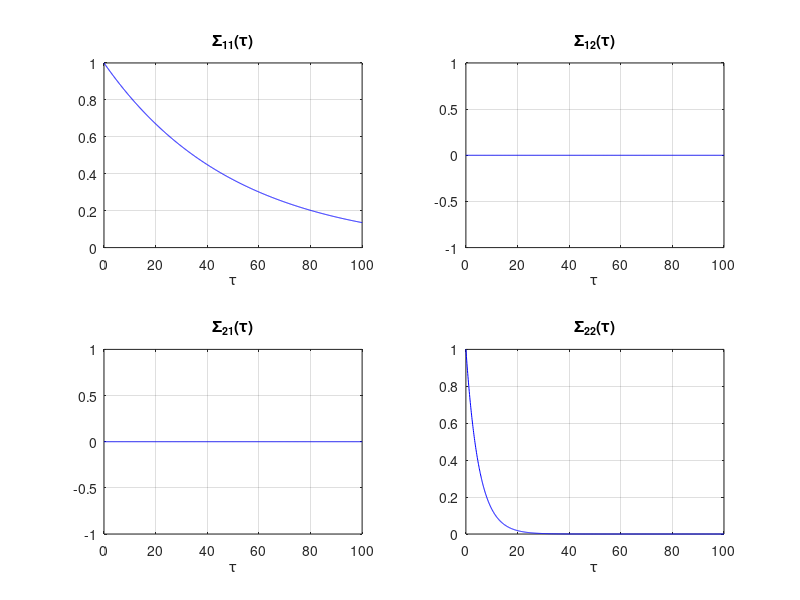

Source code (MATLAB): (Note: this script raises an error after producing the figure.)
clear; clc; %close all
rng(42);

n = 2; I = eye(n);
Sigma_w = I;
A = [-.02, 0; 0, -.2];
Sigma = lyap(A, Sigma_w);
S = 0.5 * (A * Sigma - Sigma * (A.'));

% Topology
% topology = 'Chain'; S = buildS(n, topology); % showtop(S)
% topology = 'Hub'; S2 = buildS(n, topology); % showtop(S)
% S = S + 3 * S2; showtop(S)
% S = zeros(n);

% Dynamics
% Sigma = I;
% A = (-0.5 * Sigma_w + S) / Sigma;

% % Define A
% topology = 'Random';
% S = randn(n); S = 0.5 * (S - S'); % Random skew-symmetric part
% Q = randn(n); Q = Q' * Q; % Random negative definite part
% A = -Q + S;
% Sigma = lyap(A, Sigma_w);
% S = 0.5 * (A * Sigma - Sigma * (A.'));
% showtop(S);

% TIME-LAGGED AUTO/CROSS-COVARIANCE & CORRELATION FUNCTIONS
maxLag = 1000; % Number of lags to evaluate (excluding zero lag)
delta_tau = 0.1;
lags = (0:maxLag) * delta_tau;

% Theoretical covariance
Sigma_tau = @(tau) expm(A * tau) * Sigma;
Cov_th = nan(n, n, numel(lags));
for k = 1:numel(lags)
    tau = lags(k);
    Cov_th(:,:,k) = Sigma_tau(tau);
end

% Theoretical correlation
stds_th = sqrt(diag(Sigma));
normMat_th = stds_th * stds_th.';
Corr_th = Cov_th ./ normMat_th;

figure;
if n > 4, npl = 5; else, npl = n; end
for i = 1:npl
    for j = 1:npl
        subplot(npl, npl, (i - 1) * npl + j);
        plot(lags, squeeze(Corr_th(i, j, :)), 'b-');
        title(sprintf('\\Sigma_{%d%d}(\\tau)', i, j));
        xlabel('\tau'); grid on;
    end
end
sgtitle('Auto/Cross-Covariance Functions');

% CROSS-LAG COVARIANCE (CLC)
mask = find(ones(n)); % All
% mask = find(~eye(n)); % Only off-diagonal elements
mask = find(eye(n)); % Only diagonal elements
C_corr = crosslag_corr(Corr_th, mask);
C_corr(tril(true(size(C_corr)), -1)) = NaN;

figure, tiledlayout(1, 2, 'TileSpacing','compact','Padding','compact');
nexttile, h = imagesc(lags, lags, C_corr);
axis square; clim([-1 1]); colorbar; colormap(magma);
xlabel('Lag \tau_1'); ylabel('Lag \tau_2');
set(h, 'AlphaData', ~isnan(C_corr));
set(gca, 'XAxisLocation', 'top', 'YAxisLocation', 'right');
title('Pearson Correlation')

C_cos = crosslag_cos(Corr_th, mask);
C_cos(tril(true(size(C_cos)), -1)) = NaN;

nexttile, h = imagesc(lags, lags, C_cos);
axis square; clim([-1 1]); colorbar; colormap(magma);
xlabel('Lag \tau_1'); ylabel('Lag \tau_2');
set(h, 'AlphaData', ~isnan(C_cos));
set(gca, 'XAxisLocation', 'top', 'YAxisLocation', 'right');
title('Cosine Similarity')

%% SINGLE ROWS
% figure, tiledlayout(1, 2, 'TileSpacing','compact','Padding','compact');
% clc = nan(length(lags_full),length(lags_full),numel(n));
% for i = 1:n
%     mask = false(size(A)); mask(:, i) = true;
%     clc(:,:,i) = crosslagcov(Sigma_th_full, mask);
%     nexttile(1), imagesc(mask);
%     nexttile(2), imagesc(lags_full, lags_full, clc(:,:,i))
%     colorbar, colormap(magma)
%     drawnow, pause(0.2)
% end
% mask = find(triu(ones(length(lags_full)), 0));
% figure, imagesc(crosslagcov(clc, mask)), colorbar, colormap(magma)

%%
% Put this right after vecs = reshape(...) inside crosslag_cos or in the workspace
vecs = reshape(Corr_th, [], size(Corr_th,3));   % same reshape you use
fprintf('size(vecs) = [%d %d]\n', size(vecs,1), size(vecs,2));

% show first few columns
disp('first 4 columns of vecs (rows x cols):');
disp(vecs(:, 1:min(4,size(vecs,2))));

% check if any column is exactly proportional to the first (exact equality of ratio)
ratios = nan(size(vecs,2),1);
for k=1:size(vecs,2)
    % avoid division by zero: find index of the first nonzero entry in col1
    idx = find(vecs(:,1) ~= 0, 1);
    if isempty(idx)
        ratios(k) = NaN;
    else
        ratios(k) = vecs(idx,k)/vecs(idx,1);   % if proportional, this ratio should satisfy vecs(:,k)==ratio*vecs(:,1)
    end
end
fprintf('ratio of each column to col1 at first nonzero row: (first 8)\\n');
disp(ratios(1:min(8,end))');

% check exact proportionality boolean
isProp = false(1,size(vecs,2));
for k=1:size(vecs,2)
    r = ratios(k);
    if ~isnan(r)
        isProp(k) = all(vecs(:,k) == r * vecs(:,1));
    end
end
fprintf('any column exactly proportional to column1? %d (1=yes)\n', any(isProp));

% check pairwise cosine numerically and min/max
dotp = vecs' * vecs;
norms = sqrt(sum(vecs.^2,1));
den = norms' * norms;
Ccheck = dotp ./ den;
fprintf('min(Ccheck) = %.17g, max(Ccheck) = %.17g\n', min(Ccheck(:)), max(Ccheck(:)));

% check rank of vector set
fprintf('rank(vecs) = %d\n', rank(vecs));


%% FUNCTIONS
function S = buildS(n, topology)
%BUILD S Construct skew-symmetric adjacency matrix S
%   n        : number of nodes
%   topology : 'chain', 'uni_chain', 'ring', 'star'

S = zeros(n);
switch lower(topology)
    case 'chain'  % chain
        for i = 1:n-1
            S(i,i+1) = 1;
            S(i+1,i) = -1;
        end
    case 'ring'
        for i = 1:n
            j = mod(i,n) + 1;
            S(i,j) = 1;
            S(j,i) = -1;
        end
    case 'hub'
        for j = 2:n
            S(1,j) = 1;
            S(j,1) = -1;
        end
    otherwise
        error('Unknown topology: %s', topology)
end
end

function showtop(S)
    G = digraph(S);
    figure; h = plot(G, 'Layout','circle', 'EdgeLabel',G.Edges.Weight);
    h.LineWidth = abs(G.Edges.Weight)/max(abs(G.Edges.Weight));
end

function C = crosslag_corr(matrixvec, mask)
%CROSSLAG_CORR Construct cross-lag covariance matrix (CLC) Pearson correaltion
%   matrixvec : series of matrices whose CLC to calculate
%   mask      : mask for the matrices
    vecs = reshape(matrixvec, [], size(matrixvec,3)); % vectorize each matrix
    if nargin >= 2 && ~isempty(mask), vecs = vecs(mask(:), :); end
    C = corr(vecs);
end

function C = crosslag_cos(matrixvec, mask)
%CROSSLAG_COS cosine similarity
    vecs = reshape(matrixvec, [], size(matrixvec,3));
    if nargin >= 2 && ~isempty(mask), vecs = vecs(mask(:), :); end
    C = (vecs' * vecs) ./ (sqrt(sum(vecs.^2,1))' * sqrt(sum(vecs.^2,1)));
end
